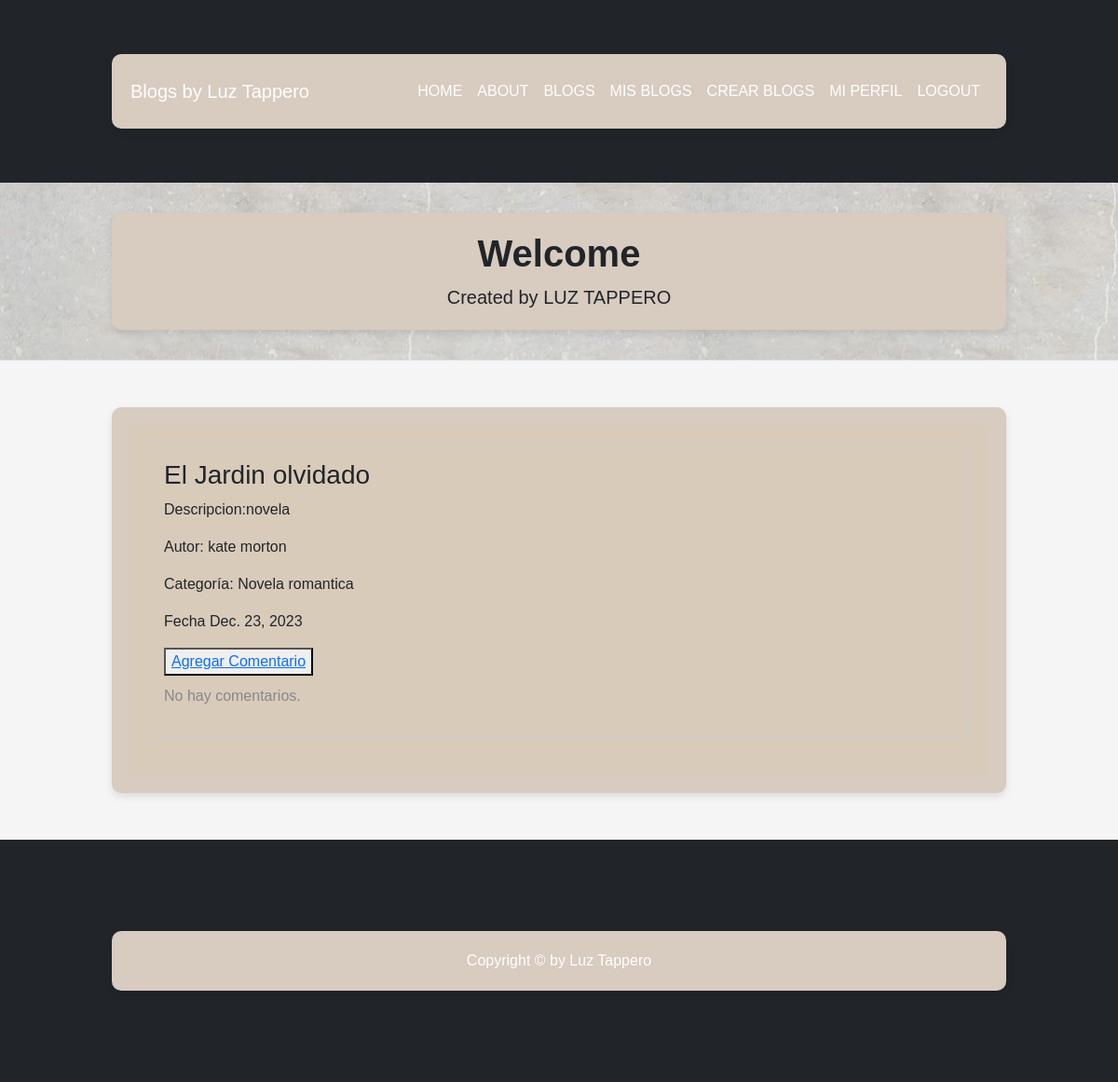
The app's page /blog_list/ (signed in), older data.
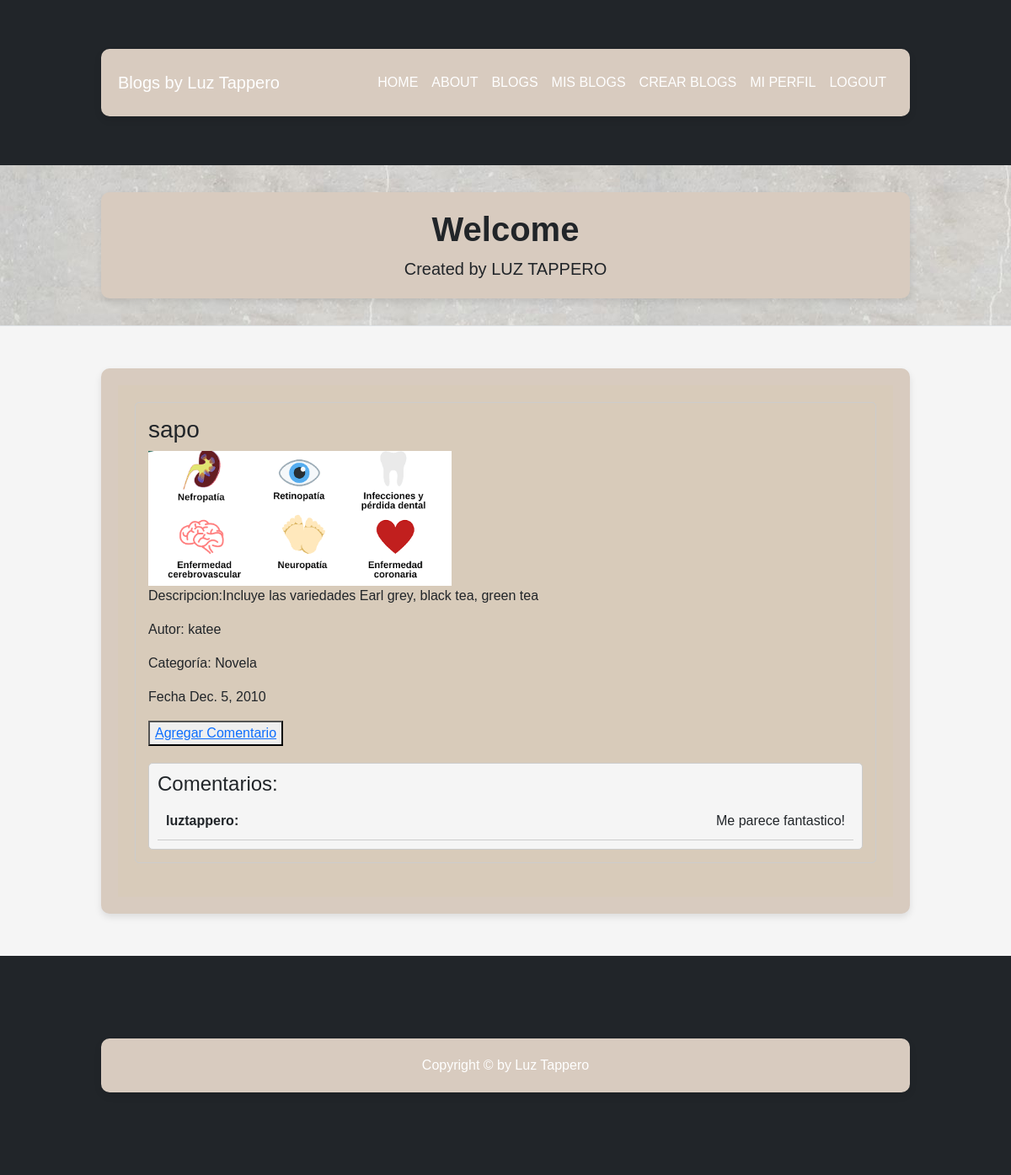
The same page, newer data.
### Blog/models.py (models this page shows, shortened)
class Blog(models.Model):
    titulo= models.CharField(max_length=255)
    descripcion= models.CharField(max_length=5000)
    imagen= models.FileField(upload_to= 'media/blogs', null=True, blank=True)
    Fecha= models.DateField(default=date.today)
    autor=models.CharField(max_length=255)
    categoria= models.CharField(max_length=255)
    usuario= models.ForeignKey(User, on_delete= models.CASCADE)

class Comentario(models.Model):
    usuario= models.ForeignKey(User, on_delete=models.CASCADE)
    texto= models.CharField(max_length=2500)
    blog= models.ForeignKey(Blog, on_delete=models.CASCADE)

### Blog/views.py (the view)
class BlogList(ListView):
    model= Blog
    template_name= 'Blog/blog_list.html'
    context_object_name='blogs'

### Blog/templates/Blog/blog_list.html (shortened to what this page needs)
{% extends 'Blog/blog.html' %}
{% block contenidoQueCambia %}
    <div class="blog-container">
        {% if blogs %}
            <ul class="blog-list">
                {% for blog in blogs %}
                    <li class="blog-item">
                        <div>
                            <h3>{{ blog.titulo }}</h3>
                            {% if blog.imagen %}
                                <img src="{{ blog.imagen.url }}" alt="{{ blog.titulo }}" style="max-width: 100%; height: auto;">
                            {% endif %}
                            <p>Descripcion:{{ blog.descripcion }}</p>
                            <p>Autor: {{ blog.autor }}</p>
                            <p>Categoría: {{ blog.categoria }}</p>
                            <p>Fecha {{ blog.Fecha }}</p>
                            <div class="buttons-container">
                                <button class="Agregar Comentario a este Blog-button">
                                    <a href="{% url 'comentario_create' blog.pk %}">Agregar Comentario</a>
                                </button>
                            </div>
                            {% if blog.comentario_set.all %}
                                <div class="comentarios-section">
                                    <h4>Comentarios:</h4>
                                    <ul class="comentarios-list">
                                        {% for comentario in blog.comentario_set.all %}
                                            <li class="comentario-item">
                                                <span class="comentario-usuario">{{ comentario.usuario.username }}:</span>
                                                <span class="comentario-texto">{{ comentario.texto }}</span>
                                            </li>
                                        {% endfor %}
                                    </ul>
                                </div>
                            {% else %}
                                <p class="no-comentarios">No hay comentarios.</p>
                            {% endif %}
                        </div>
                    </li>
                {% endfor %}
            </ul>
        {% else %}
            <h1>No existen blogs en la BBDD</h1>
        {% endif %}
    </div>
{% endblock %}

### Blog/templates/Blog/blog.html (shortened to what this page needs)
{% load static %}
<!DOCTYPE html>
<html lang="en">
<head>
    <link href="{% static 'css/styles.css' %}" rel="stylesheet" />
</head>
<body>
    {% include 'Home/navbar.html' %}
    <header class="py-3 bg-light border-bottom mb-2" style="background-image: url(ProyectoFinal/Home/static/assets/fondouno.jpg)">
        <div class="container text-center my-3">
            <h1 class="fw-bolder">Welcome</h1>
            <p class="lead mb-0">Created by LUZ TAPPERO</p>
        </div>
    </header>
    <div class="container">
        {% block contenidoQueCambia %}
        {% endblock %}
    </div>
    {% include 'Home/footer.html' %}
</body>
</html>

### Home/templates/Home/navbar.html (shortened to what this page needs)
 <nav class="navbar navbar-expand-lg navbar-dark bg-dark">
    <div class="container">
        <a class="navbar-brand" href="#!">Blogs by Luz Tappero</a>
        <div class="collapse navbar-collapse" id="navbarSupportedContent">
            <ul class="navbar-nav ms-auto mb-2 mb-lg-0">
                <li class="nav-item"><a class="nav-link active" href="{% url 'Home' %}">HOME</a></li>
                <li class="nav-item"><a class="nav-link active" href="{% url 'about_me' %}">ABOUT</a></li>
                <li class="nav-item"><a class="nav-link active" href="{% url 'blog_list' %}">BLOGS</a></li>
                {% if user.is_authenticated %}
                    <li class="nav-item"><a class="nav-link active" href="{% url 'mis_blog_list' id=user.id %}">MIS BLOGS</a></li>
                    <li class="nav-item"><a class="nav-link active" aria-current="page" href="{% url 'blog_create' %}">CREAR BLOGS</a></li>
                    <li class="nav-item"><a class="nav-link active" href="{% url 'profile' id=user.id %}">MI PERFIL</a></li>
                    <li class="nav-item"><a class="nav-link active" href="{% url 'logout' %}">LOGOUT</a></li>
                {% else %}
                    <li class="nav-item"><a class="nav-link active" href="{% url 'login' %}">LOGIN</a></li>
                    <li class="nav-item"><a class="nav-link active" href="{% url 'registro' %}">SIGNIN</a></li>
                {% endif %}
            </ul>
        </div>
    </div>
</nav>

### Home/templates/Home/footer.html
<footer class="py-5 bg-dark">
    <div class="container"><p class="m-0 text-center text-white">Copyright &copy; by Luz Tappero</p></div>
</footer>

### Blog/templates/Blog/blog.html (style rules this page uses)
body { font-family: 'Arial', sans-serif; background-color: #f5f5f5; margin: 0; padding: 0; }
.container { background-color: #d8cbbf; border-radius: 10px; box-shadow: 0 4px 8px rgba(0, 0, 0, 0.1); margin: 50px auto; padding: 20px; width: 80%; }

### Blog/templates/Blog/blog_list.html (style rules this page uses)
.blog-container { background-color: rgba(216, 203, 186, 0.774); padding: 20px; }
.blog-list { list-style: none; padding: 0; }
.blog-item { margin-bottom: 20px; border: 1px solid #ccc; padding: 15px; border-radius: 5px; text-align: left; }
.buttons-container { margin-top: 10px; }
.comentarios-section { margin-top: 20px; padding: 10px; border: 1px solid #ccc; border-radius: 5px; background-color: #f5f5f5; }
.comentarios-list { list-style: none; padding: 0; }
.comentario-item { border-bottom: 1px solid #ccc; padding: 10px; display: flex; justify-content: space-between; align-items: center; }
.comentario-usuario { font-weight: bold; margin-right: 10px; }

Row changes from the older to the newer data that the page shows:
removed Blog: titulo "El Jardin olvidado", descripcion "novela", autor "kate morton", categoria "Novela romantica", Fecha "Dec. 23, 2023", shows "No hay comentarios."
added Blog: titulo "sapo", imagen (picture), descripcion "Incluye las variedades Earl grey, black tea, green tea", autor "katee", categoria "Novela", Fecha "Dec. 5, 2010"
added Comentario: usuario.username "luztappero", texto "Me parece fantastico!"
